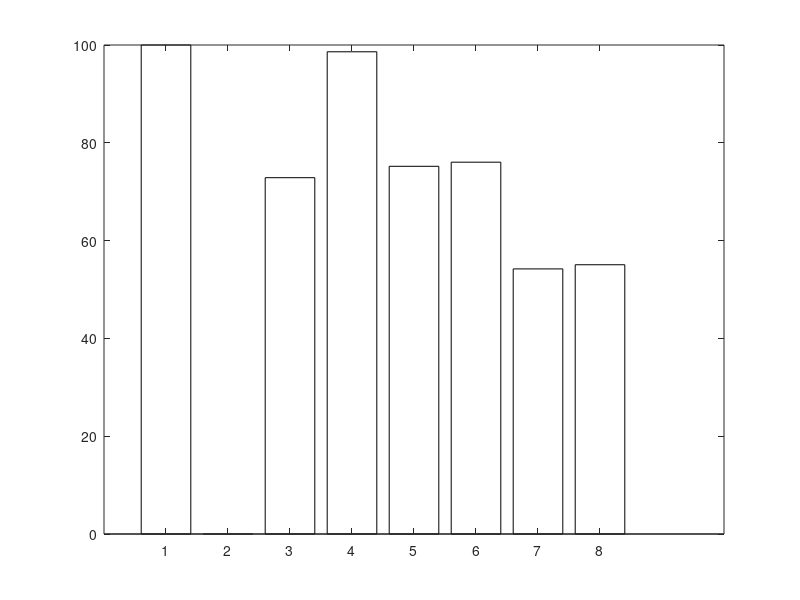

Write the MATLAB code that produced this figure. (Note: this script raises an error after producing the figure.)
function Fig6B()
load('simpop');

%% Healthy
% Define values of dG and Pi for interpolation
	v_1=sim_pop.pcr_atph(1,:);
	x_1=mean(sim_pop.pih([2:end],:));
% Interpolate values of Pi
	v_2=linspace(-68,-60, 15);  % Delta G range
	pi_healthy=interp1(v_1,x_1,v_2);
% Identify Index at Exhaustion (Pi >= 2)
	ind_h=find(pi_healthy>=2,1);
	pi_healthy(ind_h);
% Interpolate MVO2	
	x_2=(sim_pop.MVO2([2:end],:));
	MVO2_healthy=interp1(v_1,x_2',v_2);
% MVO2 at exhaustion (where Pi >=2)
	Z(1)=mean(MVO2_healthy(ind_h,:));    %Index 
	Z(2)=nan;

%%  Case 1 (DR PDH BetaOxidation)
% Simpop5

clear  v_1 x_1 x_2 v_2
v_2=linspace(-68,-60, 30);  % Delta G range
% Define values of dG and Pi for interpolation
        v_1=sim_pop5.pcr_atph(1,:);
        x_1=mean(sim_pop5.pih([2:end],:));
% Interpolate values of Pi
        pi_case2=interp1(v_1,x_1,v_2);
        ind_c2=find(pi_case2>=2,1);
% Identify Index at Exhaustion (Pi >= 2)
        pi_case2(ind_c2);
% Interpolate MVO2
        x_2=(sim_pop5.MVO2([2:end],:));
        MVO2_c2=interp1(v_1,x_2',v_2);
% MVO2 at exhaustion (where Pi >=2)
        Z(3)=mean(MVO2_c2(ind_c2,:));    

% Add DCA
    v_1=sim_pop6.pcr_atph(1,:);
    x_1=mean(sim_pop6.pih([2:end],:));
% Interpolate values of Pi
    pi_c2dca=interp1(v_1,x_1,v_2);
    ind_c2dca=find(pi_c2dca>=2,1);
% Identify Index at Exhaustion (Pi >= 2)
    pi_c2dca(ind_c2dca);
% Interpolate MVO2
    x_2=(sim_pop6.MVO2([2:end],:));
    MVO2_c2dca=interp1(v_1,x_2',v_2);
% MVO2 at exhaustion (where Pi >=2)
    Z(4)=mean(MVO2_c2dca(ind_c2dca,:)); 



%% Case 2 (Reduceed  mito Volume)  (simpop 7)
clear  v_1 x_1 x_2 v_2
v_2=linspace(-68,-60, 30);  % Delta G range
% Define values of dG and Pi for interpolation
        v_1=sim_pop7.pcr_atph(1,:);
        x_1=mean(sim_pop7.pih([2:end],:));
% Interpolate values of Pi
        pi_c3=interp1(v_1,x_1,v_2);
        ind_c3=find(pi_c3>=2,1);
% Identify Index at Exhaustion (Pi >= 2)
        pi_c3(ind_c3);
% Interpolate MVO2
        x_2=(sim_pop7.MVO2([2:end],:));
        MVO2_c3=interp1(v_1,x_2',v_2);
% MVO2 at exhaustion (where Pi >=2)
        Z(5)=mean(MVO2_c3(ind_c3,:));    

% Add DCA (simpop8)
clear  v_1 x_1 x_2
    v_1=sim_pop8.pcr_atph(1,:);
    x_1=mean(sim_pop8.pih([2:end],:));
% Interpolate values of Pi
    pi_c3dca=interp1(v_1,x_1,v_2);
    ind_c3dca=find(pi_c3dca>=2,1);
% Identify Index at Exhaustion (Pi >= 2)
    pi_c3dca(ind_c3dca);
% Interpolate MVO2
    x_2=(sim_pop8.MVO2([2:end],:));
    MVO2_c3dca=interp1(v_1,x_2',v_2);
% MVO2 at exhaustion (where Pi >=2)
    Z(6)=mean(MVO2_c3dca(ind_c3dca,:)); 
    
%% Case 3 (Decreased nucleotides)
% Simpop 3
clear  v_1 x_1 x_2
% Define values of dG and Pi for interpolation
        v_1=sim_pop3.pcr_atph(1,:);
        x_1=mean(sim_pop3.pih([2:end],:));
% Interpolate values of Pi
        pi_case1=interp1(v_1,x_1,v_2);
        ind_c1=find(pi_case1>=2,1);
% Identify Index at Exhaustion (Pi >= 2)
        pi_case1(ind_c1);
% Interpolate MVO2
        x_2=(sim_pop3.MVO2([2:end],:));
        MVO2_c1=interp1(v_1,x_2',v_2);
% MVO2 at exhaustion (where Pi >=2)
        Z(7)=mean(MVO2_c1(ind_c1,:));    

% Add DCA (Simpop4)
    v_1=sim_pop4.pcr_atph(1,:);
    x_1=mean(sim_pop4.pih([2:end],:));
% Interpolate values of Pi
    pi_c1dca=interp1(v_1,x_1,v_2);
    ind_c1dca=find(pi_c1dca>=2,1);
% Identify Index at Exhaustion (Pi >= 2)
    pi_c1dca(ind_c1dca);
% Interpolate MVO2
    x_2=(sim_pop4.MVO2([2:end],:));
    MVO2_c1dca=interp1(v_1,x_2',v_2);
% MVO2 at exhaustion (where Pi >=2)
    Z(8)=mean(MVO2_c1dca(ind_c1dca,:)); 


%% Plot Figure 
Z2=Z./Z(1).*100;  % Convert to % of healthy MVO2

figure;
colormap(bone)
h=bar(Z2,'grouped','FaceColor','flat'); %ym=bar(z,'grouped','FaceColor',"flat");
hold on;
% Specify face color  
M=bone(8);
inew=1;
for k=1:2:size(Z2,2)   
h.CData(k,:) =M(inew,:); % Healthy
inew=inew+1;
end
inew=4;
for k=2:2:size(Z2,2)
h.CData(k,:) =M(inew,:); % Healthy
inew=inew+1;
end
sn= length(MVO2_healthy(ind_h,:));
std2=zeros(sn,1);
vv=[MVO2_healthy(ind_h,:)',std2, MVO2_c2(ind_c2,:)', MVO2_c2dca(ind_c2dca,:)', MVO2_c3(ind_c3,:)',...
MVO2_c3dca(ind_c3dca,:)', MVO2_c1(ind_c1,:)',MVO2_c1dca(ind_c1dca,:)'];
clear ub lb
for kk=1:length(vv(1,:))
    ub(kk)=prctile(vv(:,kk),95)-(Z(kk));
    lb(kk)=-prctile(vv(:,kk),5)+(Z(kk));
end
errorbar([1:8], Z2, lb.*100, ub.*100, 'k', 'linestyle', 'none');


ylim([0  109]); ylabel('VO_2 (% of Healthy)')
title('Simulated Oxygen Consumption at Fatigue')
xtickangle(45);
ax=gca;
ax.XTickLabel={'Healthy','','\downarrow  PDH & \beta-Ox'...
'\downarrow  PDH & \beta-Ox + DCA','\downarrow Mito Volume',...
'\downarrow Mito Volulme + DCA','\downarrow Nuceotides','\downarrow Nucleotides +  DCA'};

saveas(gcf,'Fig6B.pdf');
